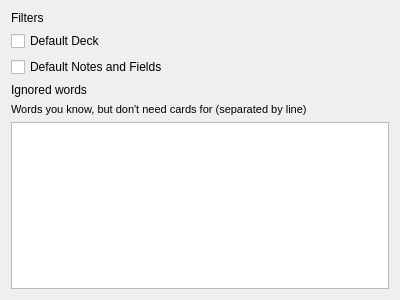
<?xml version="1.0" encoding="UTF-8"?>
<ui version="4.0">
 <class>Form</class>
 <widget class="QWidget" name="Form">
  <property name="geometry">
   <rect>
    <x>0</x>
    <y>0</y>
    <width>400</width>
    <height>300</height>
   </rect>
  </property>
  <property name="windowTitle">
   <string>Form</string>
  </property>
  <layout class="QVBoxLayout" name="verticalLayout">
   <item>
    <widget class="QLabel" name="label_2">
     <property name="text">
      <string>Filters</string>
     </property>
    </widget>
   </item>
   <item>
    <layout class="QHBoxLayout" name="default_deck_hbox">
     <item>
      <widget class="QCheckBox" name="default_deck_checkbox">
       <property name="text">
        <string>Default Deck</string>
       </property>
      </widget>
     </item>
     <item>
      <spacer name="horizontalSpacer_4">
       <property name="orientation">
        <enum>Qt::Horizontal</enum>
       </property>
       <property name="sizeHint" stdset="0">
        <size>
         <width>40</width>
         <height>20</height>
        </size>
       </property>
      </spacer>
     </item>
    </layout>
   </item>
   <item>
    <layout class="QHBoxLayout" name="default_note_field_hbox">
     <item>
      <widget class="QCheckBox" name="default_note_field_checkbox">
       <property name="text">
        <string>Default Notes and Fields</string>
       </property>
      </widget>
     </item>
     <item>
      <spacer name="horizontalSpacer_5">
       <property name="orientation">
        <enum>Qt::Horizontal</enum>
       </property>
       <property name="sizeHint" stdset="0">
        <size>
         <width>40</width>
         <height>20</height>
        </size>
       </property>
      </spacer>
     </item>
    </layout>
   </item>
   <item>
    <widget class="QLabel" name="label_3">
     <property name="enabled">
      <bool>true</bool>
     </property>
     <property name="text">
      <string>Ignored words</string>
     </property>
    </widget>
   </item>
   <item>
    <widget class="QLabel" name="label_4">
     <property name="enabled">
      <bool>true</bool>
     </property>
     <property name="styleSheet">
      <string notr="true">font-size: 11px</string>
     </property>
     <property name="text">
      <string>Words you know, but don't need cards for (separated by line)</string>
     </property>
    </widget>
   </item>
   <item>
    <widget class="QTextEdit" name="ignored_words_text_area">
     <property name="enabled">
      <bool>true</bool>
     </property>
     <property name="acceptRichText">
      <bool>false</bool>
     </property>
    </widget>
   </item>
  </layout>
 </widget>
 <resources/>
 <connections/>
</ui>
